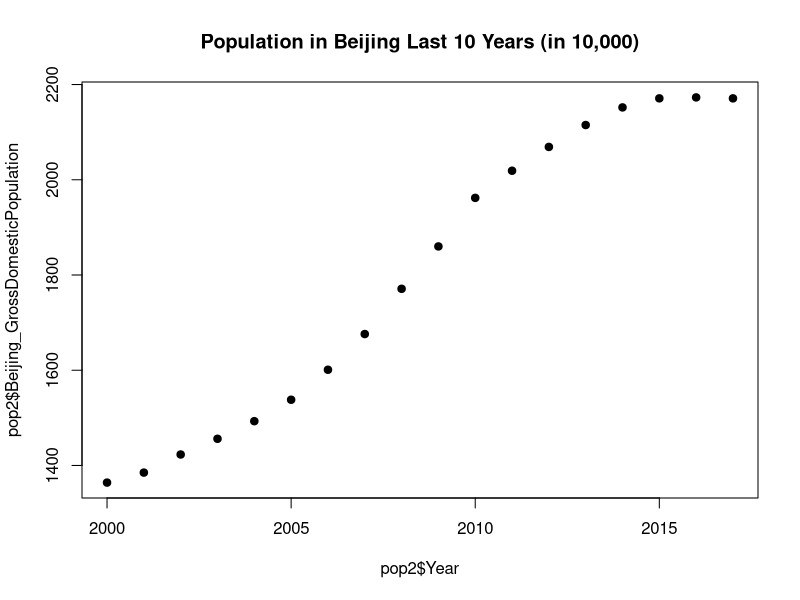
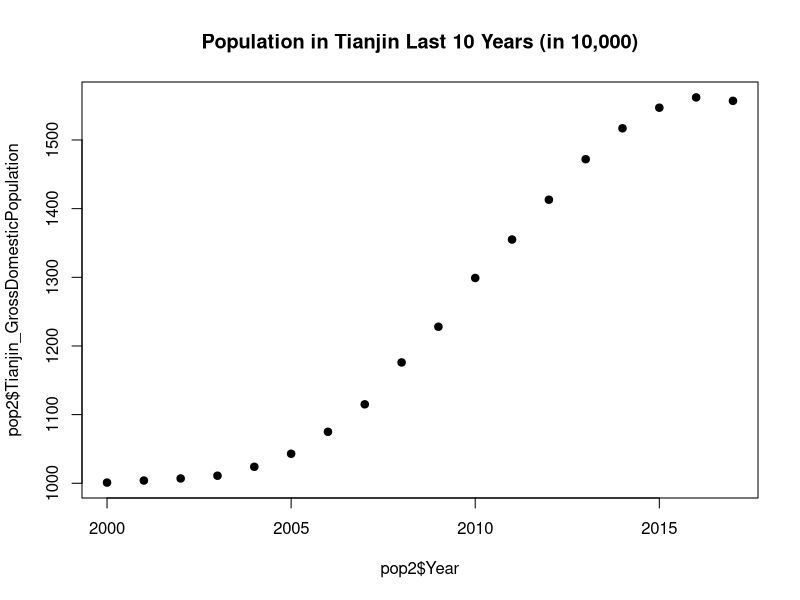
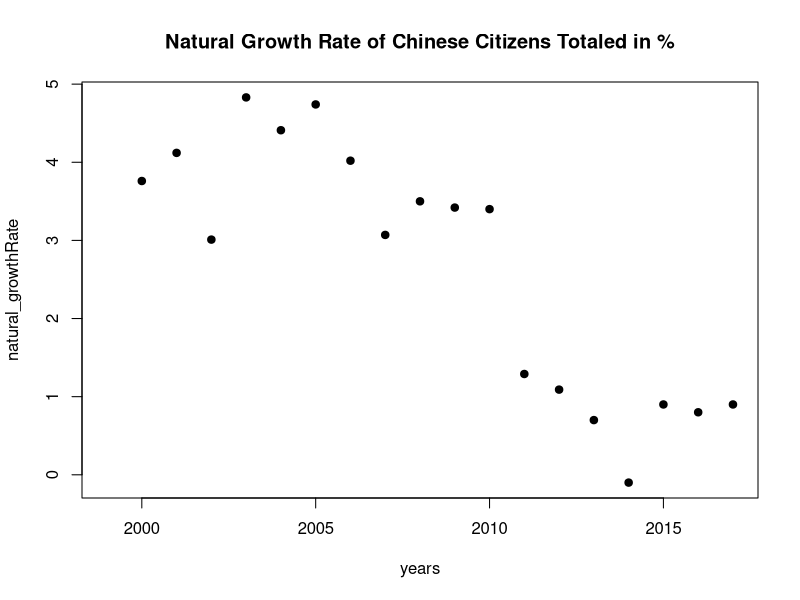
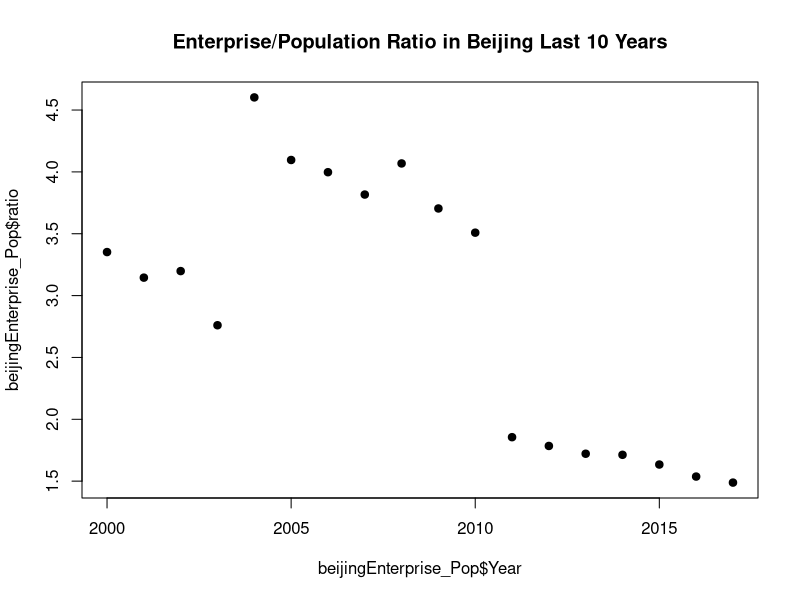

The R source for these figures, in order:
# Authors: Jin Chang and Billy Wang
# Date: 1/25/2019

library(tidyverse)
library(ggplot2)

data <- read.csv("China_EO_49to17.csv",fileEncoding = "latin1")
data <- as_tibble(data)

Year <- seq(from=1949, to=2017)
data$Year <- Year

# Returns a dataframe with the calculated output ratio of the
# two specified columns. 
produce_ratios <- function(col1, col2) {
  # Create a data frame that contains the calculate the ratios.
  results <- data.frame(data$Year, data[[col1]], data[[col2]], data[[col1]] / data[[col2]])
  
  # Rename the column names
  colnames(results) <- c("Year", col1, col2, "Ratios")
  return(results)
}

# Ploting interesting comparisons
out1 <- produce_ratios("Liaoning_Output","Guangdong_Output")
out2 <- produce_ratios("Beijing_Output", "Jilin_Output")
out3 <- produce_ratios("InnerMongolia_Output","Hainan_Output")

## Creates a plot of the comparison between Liaoning and Guandong
plot1 <- ggplot(data=out1, aes(x=Year, y=Ratios)) +
  geom_line(color="Blue") +
  xlab("Year") +
  ylab("Output Ratio") +
  ggtitle("Ratio Comparison between Liaoning and Guandong") +
  theme(plot.title = element_text(hjust=.5))

## Creates a plot of the comparison between Beijing and Jilin
plot2 <- ggplot(data=out2, aes(x=Year, y=Ratios)) +
  geom_line(color="DarkGreen") +
  xlab("Year") +
  ylab("Output Ratio") +
  ggtitle("Ratio Comparison between Beijing and Jilin") +
  theme(plot.title = element_text(hjust=.5))

## Creates a plot of the comparison between InnerMongolia and Hainan
plot3 <- ggplot(data=out3, aes(x=Year, y=Ratios)) +
  geom_line(color="DarkOrange") +
  xlab("Year") +
  ylab("Output Ratio") +
  ggtitle("Ratio Comparison between InnerMongolia and Hainan") +
  theme(plot.title = element_text(hjust=.5))

# Step 2
# Retrieve all the enterprise columns 
sum_Enterprise <- data[,grep("_Enterprise", colnames(data))]

# Calculat the national total of Enterprises
data$Enterprise_Total <- rowSums(sum_Enterprise, na.rm = TRUE)

national_share <- data.frame(data$Year)
for(index in 1:ncol(sum_Enterprise)) {
  temp_df <- produce_ratios(colnames(sum_Enterprise)[index], "Enterprise_Total")
  
  # New column name
  name <- gsub("_\\w+","_Total_Ratio", colnames(sum_Enterprise)[index])
  national_share[[name]] <- temp_df$Ratios
}

national_share <- national_share[1:5]

national.plot <- ggplot(data=national_share, aes(x=Year)) +
  geom_line(aes(y=Beijing_Total_Ratio, colour="Beijing")) +
  geom_line(aes(y=Tianjin_Total_Ratio, colour="Tianjin")) +
  geom_line(aes(y=Hebei_Total_Ratio, colour="Hebei")) +
  geom_line(aes(y=Shanxi_Total_Ratio, colour="Shanxi")) +
  xlab("Year") +
  ylab("Percent of Enterprise Total") +
  labs(color="Provinces") +
  ggtitle("National Shares of The Total") +
  theme(plot.title = element_text(hjust=.5),legend.box = "horizontal")

# Step 3
## Selected several provinces to analyze
six_prov <- data %>%
  select(Year, Beijing_Enterprise, Beijing_Output, Tianjin_Enterprise, Tianjin_Output,
         Shaanxi_Enterprise, Shaanxi_Output, Shanghai_Enterprise, Shanghai_Output, Heilongjiang_Enterprise, Heilongjiang_Output)

## Create a new dataframe consisting of ratios
ratios <- data.frame(data$Year)
colnames(ratios) <- c("Year")

# Utilizing a counter as the index in a while loop as well as the position
i <- 2
while(i <= 10) {
  temp_df <- produce_ratios(colnames(six_prov)[i + 1], colnames(six_prov)[i])
  
  # New column name
  name <- gsub("_\\w+","_Ratios", colnames(six_prov)[i])
  ratios[[name]] <- temp_df$Ratios
  
  # Increase the counter
  i <- i + 2
}

output_enterprise <- ggplot(data=ratios, aes(x=Year)) +
  geom_line(aes(y=Beijing_Ratios, colour="Beijing")) +
  geom_line(aes(y=Tianjin_Ratios, colour="Tianjin")) +
  geom_line(aes(y=Shaanxi_Ratios, colour="Shaanxi")) +
  geom_line(aes(y=Shanghai_Ratios, colour="Shanghai")) +
  geom_line(aes(y=Heilongjiang_Ratios, colour="Heilongjiang")) +
  xlab("Year") +
  ylab("Ratio (Output per Enterprise)") +
  labs(color="Provinces") +
  ggtitle("Relationship Between Outputs and Enterprises") +
  theme(plot.title = element_text(hjust=.5),legend.box = "horizontal")

pop1 = read.csv("GrossDomPop_byProvince.csv")
pop2=as_tibble(pop1)
p1 <- plot(pop2$Year, pop2$Beijing_GrossDomesticPopulation, main="Population in Beijing Last 10 Years (in 10,000)", pch=19)
p2 <- plot(pop2$Year, pop2$Tianjin_GrossDomesticPopulation, main="Population in Tianjin Last 10 Years (in 10,000)", pch=19)

growthRate = read.csv("GrowthRate.csv")
growthRate2=as_tibble(growthRate)
natural_growthRate <- growthRate2[3,]
years <- c("1999","2000","2001","2002","2003","2004","2005","2006","2007","2008","2009", "2010","2011","2012","2013","2014","2015","2016","2017")
p3 <- plot(years, natural_growthRate, main="Natural Growth Rate of Chinese Citizens Totaled in %", pch=19)

by_year_desc <- data[order(-data$Year),]
mergedTable <- merge(by_year_desc, pop2, by.x="Year")
province2000 <- function(province) {
  output <- filter(mergedTable, Year >= '2000') %>% select(Year,paste0(province,"_Enterprise"), paste0(province,"_GrossDomesticPopulation"))
  output2 <- mutate(output, ratio = output[,2]/output[,3])
  return(output2)
}
beijingEnterprise_Pop <- province2000("Beijing")
print(beijingEnterprise_Pop)
plot(beijingEnterprise_Pop$Year, beijingEnterprise_Pop$ratio, main="Enterprise/Population Ratio in Beijing Last 10 Years", pch=19)


provinceList <- c("Beijing", "Tianjin", "Hebei", "Shanxi", "InnerMongolia", "Liaoning", "Jilin", "Heilongjiang", "Shanghai")
bigMerge <- function(names) {
  bigMergedTable <- filter(mergedTable, Year >= '2000')
  for (i in 1: length(names)) {
    currentEnter <- bigMergedTable %>% select(paste0(names[i],"_Enterprise"))
    currentPop <- bigMergedTable %>% select(paste0(names[i], "_GrossDomesticPopulation"))
    print(currentEnter/currentPop)
    print(ggplot(province2000(names[i]), aes(x = Year, y = ratio)) + 
            geom_line(color = "#660066") +
            geom_point(color = "#FF8000") +
            labs(x = "Year", y = "Ratio"))
  }
  return (bigMergedTable)
}

cpy <- data %>%
  filter(Year >= 2000)
cpy <- cbind(cpy, pop1)
i <- 2
dflist <- list()
while(i <= ncol(pop1)) {
  name <- gsub("_GrossDomesticPopulation","", colnames(pop1)[i])
  dflist[[i]] <- cpy[,grep(name, colnames(cpy))]
  i <- i + 1
}